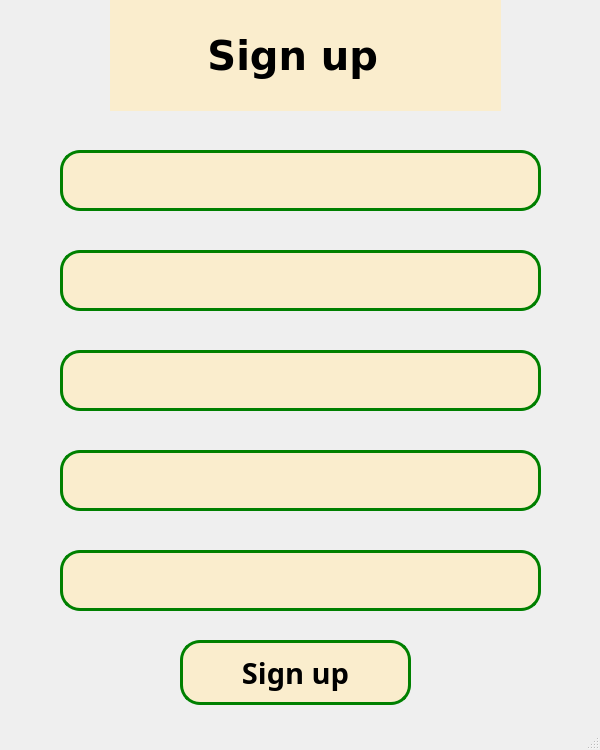
<?xml version="1.0" encoding="UTF-8"?>
<ui version="4.0">
 <class>signupWindow</class>
 <widget class="QMainWindow" name="signupWindow">
  <property name="geometry">
   <rect>
    <x>0</x>
    <y>0</y>
    <width>600</width>
    <height>750</height>
   </rect>
  </property>
  <property name="windowTitle">
   <string>MainWindow</string>
  </property>
  <widget class="QWidget" name="centralwidget">
   <widget class="QLabel" name="title">
    <property name="geometry">
     <rect>
      <x>110</x>
      <y>0</y>
      <width>391</width>
      <height>111</height>
     </rect>
    </property>
    <property name="font">
     <font>
      <family>DejaVu Sans</family>
      <pointsize>30</pointsize>
      <weight>75</weight>
      <bold>true</bold>
     </font>
    </property>
    <property name="styleSheet">
     <string notr="true">QLabel {
	background-color: #faedcd;
}</string>
    </property>
    <property name="text">
     <string>       Sign up</string>
    </property>
   </widget>
   <widget class="QLineEdit" name="nameLineEdit">
    <property name="geometry">
     <rect>
      <x>60</x>
      <y>150</y>
      <width>481</width>
      <height>61</height>
     </rect>
    </property>
    <property name="font">
     <font>
      <family>Sans</family>
      <pointsize>18</pointsize>
      <weight>50</weight>
      <bold>false</bold>
     </font>
    </property>
    <property name="styleSheet">
     <string notr="true">QLineEdit {
	background-color: #faedcd;
	border: 3px solid green;
	border-radius: 20px;
}</string>
    </property>
   </widget>
   <widget class="QLineEdit" name="surnameLineEdit">
    <property name="geometry">
     <rect>
      <x>60</x>
      <y>250</y>
      <width>481</width>
      <height>61</height>
     </rect>
    </property>
    <property name="font">
     <font>
      <family>Sans</family>
      <pointsize>18</pointsize>
      <weight>50</weight>
      <bold>false</bold>
     </font>
    </property>
    <property name="styleSheet">
     <string notr="true">QLineEdit {
	background-color: #faedcd;
	border: 3px solid green;
	border-radius: 20px;
}</string>
    </property>
   </widget>
   <widget class="QLineEdit" name="repeatLineEdit">
    <property name="geometry">
     <rect>
      <x>60</x>
      <y>550</y>
      <width>481</width>
      <height>61</height>
     </rect>
    </property>
    <property name="font">
     <font>
      <family>Sans</family>
      <pointsize>18</pointsize>
      <weight>50</weight>
      <bold>false</bold>
     </font>
    </property>
    <property name="styleSheet">
     <string notr="true">QLineEdit {
	background-color: #faedcd;
	border: 3px solid green;
	border-radius: 20px;
}</string>
    </property>
   </widget>
   <widget class="QLineEdit" name="passwordLineEdit">
    <property name="geometry">
     <rect>
      <x>60</x>
      <y>450</y>
      <width>481</width>
      <height>61</height>
     </rect>
    </property>
    <property name="font">
     <font>
      <family>Sans</family>
      <pointsize>18</pointsize>
      <weight>50</weight>
      <bold>false</bold>
     </font>
    </property>
    <property name="styleSheet">
     <string notr="true">QLineEdit {
	background-color: #faedcd;
	border: 3px solid green;
	border-radius: 20px;
}</string>
    </property>
   </widget>
   <widget class="QLineEdit" name="emailLineEdit">
    <property name="geometry">
     <rect>
      <x>60</x>
      <y>350</y>
      <width>481</width>
      <height>61</height>
     </rect>
    </property>
    <property name="font">
     <font>
      <family>Sans</family>
      <pointsize>18</pointsize>
      <weight>50</weight>
      <bold>false</bold>
     </font>
    </property>
    <property name="styleSheet">
     <string notr="true">QLineEdit {
	background-color: #faedcd;
	border: 3px solid green;
	border-radius: 20px;
}</string>
    </property>
   </widget>
   <widget class="QPushButton" name="signupbtn">
    <property name="geometry">
     <rect>
      <x>180</x>
      <y>640</y>
      <width>231</width>
      <height>65</height>
     </rect>
    </property>
    <property name="font">
     <font>
      <family>Sans</family>
      <pointsize>22</pointsize>
      <weight>75</weight>
      <bold>true</bold>
     </font>
    </property>
    <property name="styleSheet">
     <string notr="true">QPushButton {
	background-color: #faedcd;
	border: 3px solid green;
	border-radius: 20px;
}

QPushButton:hover {
	background-color: #ffffff;
}</string>
    </property>
    <property name="text">
     <string>Sign up</string>
    </property>
   </widget>
  </widget>
  <widget class="QMenuBar" name="menubar">
   <property name="geometry">
    <rect>
     <x>0</x>
     <y>0</y>
     <width>600</width>
     <height>22</height>
    </rect>
   </property>
  </widget>
  <widget class="QStatusBar" name="statusbar"/>
 </widget>
 <resources/>
 <connections/>
</ui>
